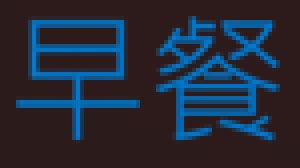
#> input picture testPic/111.png, 75 x 42 px (shown 4 times larger)
$ python SIFT.py
#> lines starting #> are read from the running program, lines starting #| are printed output that depends on the picture
import os
from tempfile import template
import cv2
import numpy as np
import math
from matplotlib import pyplot as plt

base_folder_path = os.path.dirname(os.path.abspath(__file__))
img_folder_path = os.path.join(base_folder_path, 'testPic')

img1 = cv2.imread(img_folder_path + '/111.png', cv2.IMREAD_GRAYSCALE)
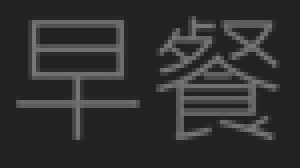
#> img1: shape (42, 75) (shown 4 times larger); min 34, max 122, mean 48
# plt.imshow(template), plt.show()
img2 = cv2.imread(img_folder_path + '/bothClose.png', cv2.IMREAD_GRAYSCALE)
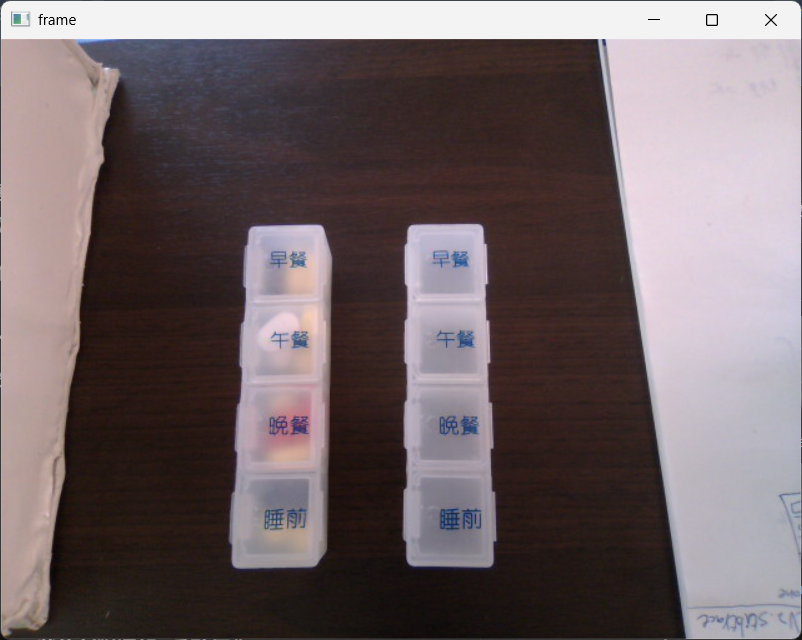
#> input picture testPic/bothClose.png, 802 x 640 px
#> img2: shape (640, 802); min 0, max 251, mean 105.8
# plt.imshow(img), plt.show()


sift = cv2.SIFT_create()

kp1, des1 = sift.detectAndCompute(img1, None)
#> kp1 = 37 keypoints; strongest (x, y, size): (45, 33, 2), (67, 6, 1.9), (30, 6, 1.9), (30, 18, 1.9)
kp2, des2 = sift.detectAndCompute(img2, None)
#> kp2 = 407 keypoints; strongest (x, y, size): (42, 19, 1.9), (604, 41, 2.7), (285, 298, 72.8), (595, 41, 4.2)

bf = cv2.BFMatcher()
matches = bf.knnMatch(des1, des2, k=2)
#> matches = 37 matches

good = []
for m,n in matches:
    if m.distance < 0.75*n.distance:
        good.append(m)
#> this loop made 37 passes
#> after the loop, good = []

img3 = cv2.drawMatches(img1, kp1, img2, kp2, good, None, flags = cv2.DrawMatchesFlags_DEFAULT)
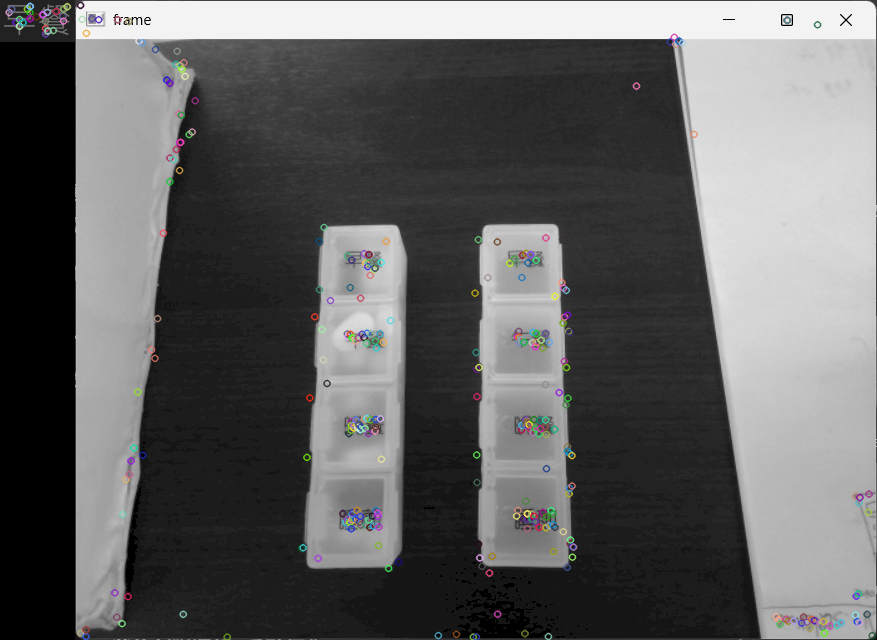
#> img3: shape (640, 877, 3); mean of channels 0, 1, 2 97.2, 97.2, 97.2; drawn as B, G, R

cv2.imshow('SIFT', img3)

cv2.waitKey(0)
cv2.destroyAllWindows()
